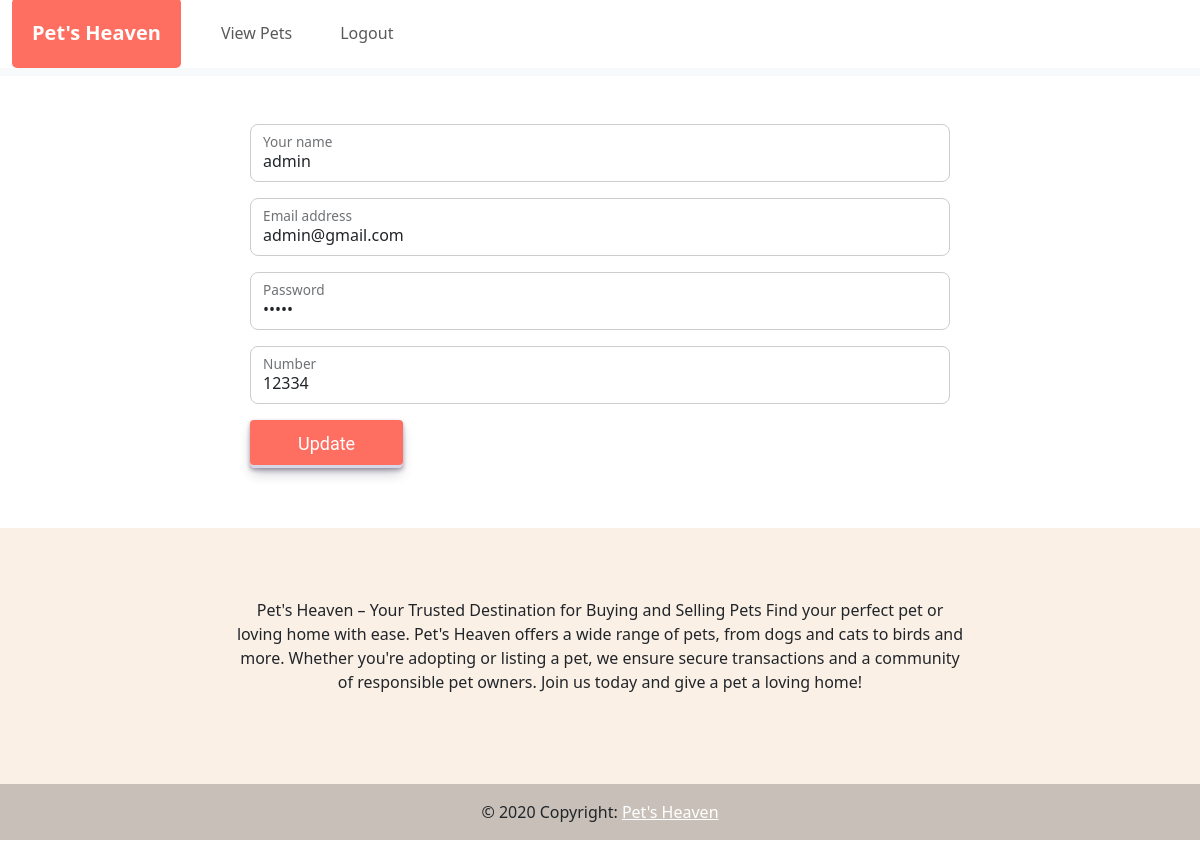
The page /buyer/index.php (signed in) on the database as committed earlier.
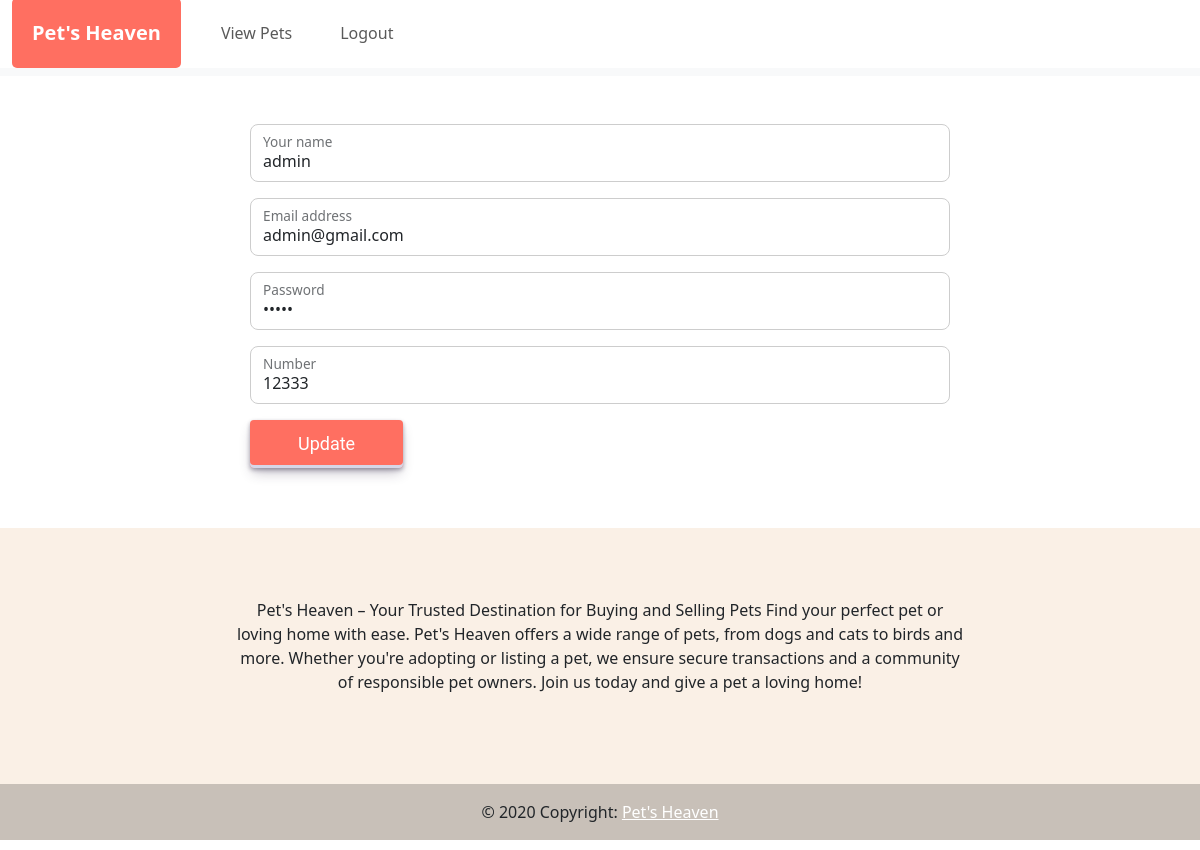
The same page on the database as committed later.
### tables this page shows
CREATE TABLE `users` (
  `uid` int(11) NOT NULL,
  `name` varchar(255) NOT NULL,
  `email` varchar(255) NOT NULL,
  `password` varchar(255) NOT NULL,
  `number` varchar(255) NOT NULL,
  `role` varchar(255) NOT NULL
);

### buyer/index.php (the view, shortened to what this page needs)
<?php
require_once 'db.php';
$id=$_SESSION['userid'];
?>
<!doctype html>
<html lang="en">
<head>
    <link href="https://cdn.jsdelivr.net/npm/bootstrap@5.3.3/dist/css/bootstrap.min.css" rel="stylesheet"
>
</head>
<body>
    <?php  require_once 'nav.php' ?>
    <div class="container mt-5">
        <?php
        $select="SELECT*FROM users WHERE uid='$id'";
        $run=mysqli_query($db,$select);
        while ($data=mysqli_fetch_assoc($run)) { ?>
        <div class="container mt-5 div-form text-secondary">
            <form action="" method="post">
                <div class="form-floating mb-3">
                    <input type="text" name="name" value="<?php echo $data['name'] ?>" class="form-control" id="floatingInputUsername"
                        placeholder="Your Name" required style="border: none; border: 1px solid #cdcdcd; border-radius:8px;width:700px;">
                    <label for="floatingInputUsername">Your name</label>
                </div>
                <div class="form-floating mb-3">
                    <input type="email" name="email" value="<?php echo $data['email'] ?>" class="form-control" id="floatingInput"
                        placeholder="name@example.com" required style="border: none; border: 1px solid #cdcdcd; border-radius:8px;width:700px;">
                    <label for="floatingInput">Email address</label>
                </div>
                <div class="form-floating mb-3">
                    <input type="password" name="password" value="<?php echo $data['password'] ?>" class="form-control" id="floatingPassword"
                        placeholder="Password" required style="border: none; border: 1px solid #cdcdcd; border-radius:8px;width:700px;">
                    <label for="floatingPassword">Password</label>
                </div>
                <div class="form-floating mb-3">
                    <input type="number" name="number" value="<?php echo $data['number'] ?>"  class="form-control" id="floatingnumber" placeholder="Number"
                        required style="border: none; border: 1px solid #cdcdcd; border-radius:8px;width:700px;">
                    <label for="floatingnumber">Number</label>
                </div>
                <div class="mb-0">
                <button type="submit" name="login-btn" style="background: #FF6F61" class="btn text-white py-2 px-5 button-30"
                style="border-radius: 8px;">Update</button>
                </div>
            </form>
        </div>
        <?php } ?>
    </div>
    <?php require_once '../footer.php';  ?>
</body>
</html>

### buyer/nav.php (shortened to what this page needs)
<nav class="navbar navbar-expand-lg bg-body-tertiary" style="margin-top:-10px">
    <div class="container-fluid" style="background-color: white;">
        <a class="navbar-brand" href="index.php"
            style="background-color: #FF6F61; color: white; font-weight: bold; padding:20px; border-radius: 5px;">
            Pet's Heaven
        </a>
        <div class="collapse navbar-collapse " id="navbarSupportedContent">
            <ul class="navbar-nav ">
                <li class="nav-item">
                    <a class="nav-link fs-accent btn px-4 py-2"  href="view-pets.php" >View Pets</a>
                </li>
                <li class="nav-item">
                    <a class="nav-link fs-accent btn px-4 py-2" href="logout.php" >Logout</a>
                </li>
            </ul>
        </div>
    </div>
</nav>

### footer.php (shortened to what this page needs)
<footer class="text-center mt-5" style="background-color:#FAF0E6">
  <div class="container" >
    <section class="mb-5" >
      <div class="row d-flex justify-content-center" >
        <div class="col-lg-8">
          <p style="margin-top:70px;margin-bottom:-30px">
            Pet's Heaven – Your Trusted Destination for Buying and Selling Pets
            Find your perfect pet or loving home with ease. Pet's Heaven offers a wide range of pets, from dogs and
            cats to birds and more. Whether you're adopting or listing a pet, we ensure secure transactions and a
            community of responsible pet owners. Join us today and give a pet a loving home!
          </p>
        </div>
      </div>
    </section>
    <section class="text-center mb-5">
    </section>
  </div>
  <div class="text-center p-3" style="background-color: rgba(0, 0, 0, 0.2)">
    © 2020 Copyright:
    <a class="text-white" href="#">Pet's Heaven</a>
  </div>

### buyer/index.php (style rules this page uses)
.div-form { display:flex; justify-content: center; align-items:center; margin-bottom: 60px; }
.button-30 { align-items: center; appearance: none; background-color: #FAF0E6; border-radius: 4px; border-width: 0; box-shadow: rgba(45, 35, 66, 0.4) 0 2px 4px, rgba(45, 35, 66, 0.3) 0 7px 13px -3px, #D6D6E7 0 -3px 0 inset; box-sizing: border-box; color: #36395A; cursor: pointer; display: inline-flex; font-family: 'Roboto', sans-serif; height: 48px; justify-content: center; line-height: 1; list-style: none; overflow: hidden; padding-left: 16px; padding-right: 16px; position: relative; text-align: left; text-decoration: none; transition: box-shadow .15s, transform .15s; user-select: none; -webkit-user-select: none; touch-action: manipulation; white-space: nowrap; will-change: box-shadow, transform; font-size: 18px; }

Rows that differ between the two databases and show on the page:
changed users "admin": number "12334" → "12333"
